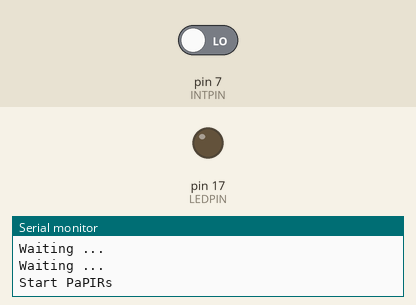
The sketch below on a simulated SparkFun Pro Micro, built with avr-gcc and run on an emulated ATmega32U4. On the bench: output pins drawn as LEDs (lit = HIGH), the last lines printed to the serial monitor. The inputs (shaded band) are chosen by the test bench; at power-on: pin 7 (INTPIN) LOW. Sleep ends after the set time or at an interrupt.

Above: at 6.2 s.
6.3 s: pin 7 (INTPIN) driven HIGH
At 7.4 s:
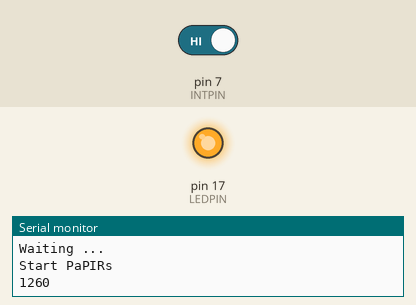
7.8 s: pin 7 (INTPIN) driven LOW
At 8.5 s:
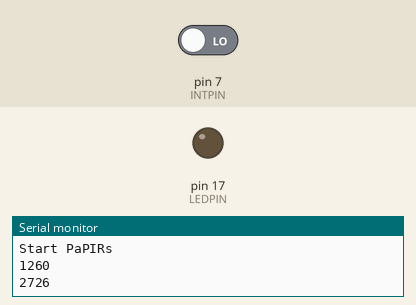
Timing chart, 0 to 10.8 s (numbered marks = the images above; inputs shaded):
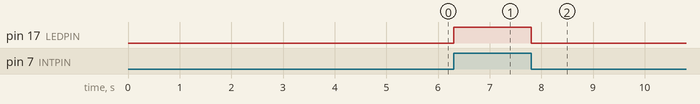

The sketch:

PaPIRs.ino
```cpp
#define USE_USB true

#define USE_PWF false
/*
   Notice! 'OUT' must pull down with 10K register
*/

#include <avr/sleep.h>

#if USE_PWF
#include <avr/power.h>
#endif

#define LEDPIN (17)
#define INTPIN (7)

volatile unsigned int counter = 0;
volatile bool catchPIR = false;
volatile bool lastStatus = false;

void cyclePoint() {
  catchPIR = digitalRead(INTPIN);
  counter++;
}

void setup() {
#if USE_USB
  while (true) {
    if (Serial) break;
  }
  Serial.begin(115200);
  for(int a=0; a<5; a++){
    Serial.println("Waiting ...");
    delay(1000);
  }
  Serial.println("Start PaPIRs");
#endif
  pinMode(LEDPIN, OUTPUT);
  pinMode(INTPIN, INPUT);

  set_sleep_mode(SLEEP_MODE_IDLE);
//  set_sleep_mode(SLEEP_MODE_PWR_DOWN);

#if USE_PWF
  power_timer1_disable();
  power_timer2_disable();
  power_timer3_disable();
#endif

  attachInterrupt(digitalPinToInterrupt(INTPIN), cyclePoint, CHANGE);
  //  attachInterrupt(digitalPinToInterrupt(INTPIN), cyclePoint, RISING);
  //  attachInterrupt(digitalPinToInterrupt(INTPIN), cyclePoint, FALLING);
}

unsigned int loopCounter = 0;

void loop() {
  if (catchPIR != lastStatus) {
    digitalWrite(LEDPIN, catchPIR);
    lastStatus = catchPIR;
#if USE_USB
    Serial.println(loopCounter);
#endif
  }
  else {
    sleep_mode();
    loopCounter++;
  }
}
```

Measured:
- after the input at 6.3 s, pin 17 (LEDPIN): LOW → HIGH at once
- after the input at 7.8 s, pin 17 (LEDPIN): HIGH → LOW at once
